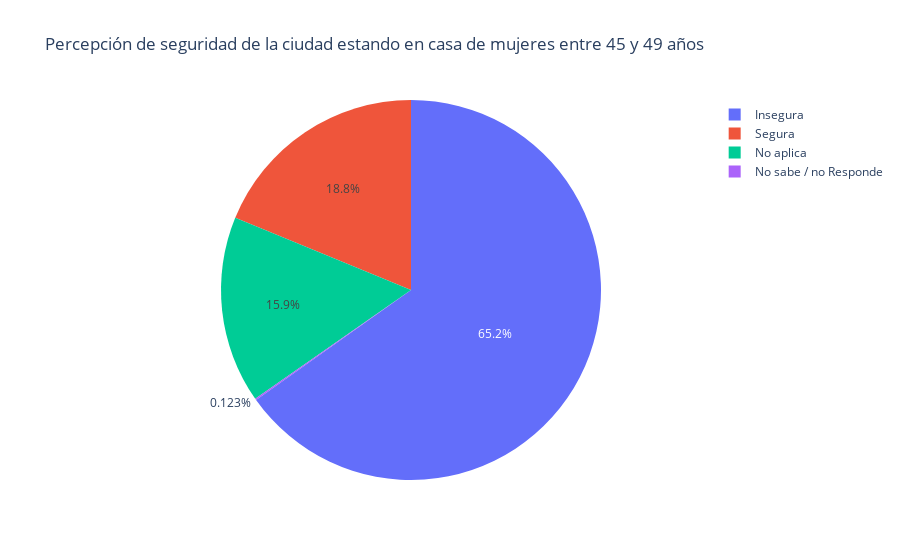

Notebook code for this chart:
### Code cell
seg_home('45 to 49 years')

### Figure 1 — Plotly figure (JSON) as saved in the notebook; plotly's stock layout.template omitted (floating-point values rounded to 4 significant figures)
{"data": [{"domain": {"x": [0, 1], "y": [0, 1]}, "hovertemplate": "City Perception at Public Transport=%{label}<br>Population=%{value}<extra></extra>", "labels": ["Segura", "Insegura", "No aplica", "No sabe / no Responde", "Segura", "Insegura", "No aplica", "No sabe / no Responde", "Segura", "Insegura", "No aplica", "Segura", "Insegura", "Segura", "Insegura", "No aplica", "No sabe / no Responde", "Segura", "Insegura", "No aplica", "No sabe / no Responde", "Insegura", "No aplica", "Segura", "Insegura", "No aplica", "No sabe / no Responde", "Segura", "Insegura", "No aplica", "Segura", "Insegura", "No aplica", "Segura", "Insegura", "No sabe / no Responde", "Insegura", "Insegura", "Insegura", "Segura", "Insegura", "No aplica", "Segura", "Insegura", "No aplica", "No sabe / no Responde", "Segura", "Insegura", "No aplica", "Segura", "Insegura", "No aplica", "Segura", "Insegura", "No aplica", "No sabe / no Responde", "Segura", "Insegura", "No aplica", "Segura", "Insegura", "No aplica", "Segura", "Insegura", "No aplica", "No sabe / no Responde", "Insegura", "No aplica", "Insegura", "Segura", "Insegura", "Insegura", "Segura", "Insegura", "Insegura", "No aplica", "No aplica"], "legendgroup": "", "name": "", "showlegend": true, "type": "pie", "values": [2068211, 1288086, 1089496, 15266, 658492, 3821735, 786833, 8581, 1261, 19330, 1844, 2033, 7223, 190302, 279501, 141932, 997, 176704, 2519936, 504637, 855, 17976, 2478, 1296248, 947841, 569912, 1303, 460474, 2158845, 496960, 14986, 3341, 26292, 3286, 1765, 637, 3187, 11688, 1511, 82878, 148780, 51128, 138471, 1093666, 149577, 2196, 4161, 10218, 1024, 16660, 134133, 27114, 220369, 4414399, 581115, 5621, 1217, 20248, 12049, 93753, 122248, 29283, 252874, 2656195, 316333, 1747, 18603, 19820, 8195, 507, 517, 2779, 3340, 1651, 187, 1556, 880]}], "layout": {"legend": {"tracegroupgap": 0}, "title": {"text": "Percepción de seguridad de la ciudad estando en casa de mujeres entre 45 y 49 años"}}}
